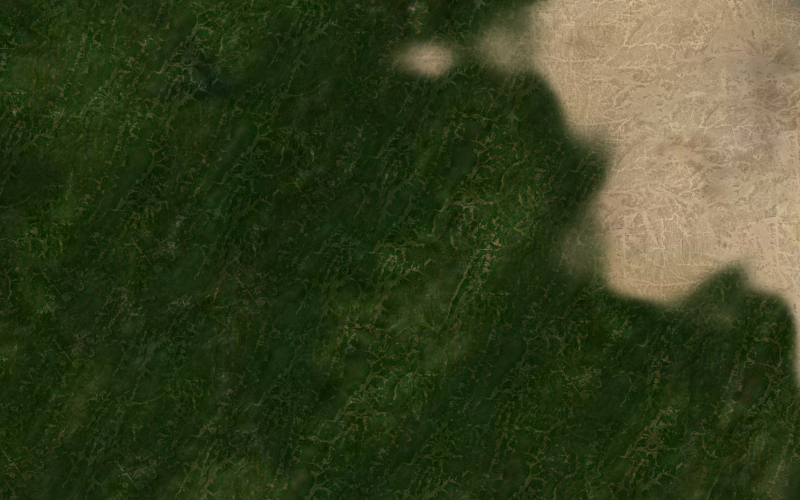
#> input picture artifacts/organic-revision/border-close-inspect.jpg, 1600 x 1000 px, given in place of plains_kansas.jpg, which was not available (shown at 1/2 size)
$ python prepare-organic-terrain.py
#> lines starting #> are read from the running program, lines starting #| are printed output that depends on the picture; pictures that were not available may be replaced by others from this repository, and a replacement may not be noted
"""Build the real-imagery atlas. No generated/AI imagery is used.

Run: python scripts/prepare-organic-terrain.py --source-dir PATH_TO_BM_CROPS
The source URLs and original crops ship beside the atlas for reproducibility.
Requires Pillow; runtime browsers require no Python or third-party imagery service.
"""
import argparse
import json
from pathlib import Path
from PIL import Image, ImageOps

parser = argparse.ArgumentParser()
parser.add_argument('--source-dir', type=Path)
args = parser.parse_args()
out = Path(__file__).resolve().parents[1] / 'frontend/static/tiles/organic'
source = args.source_dir or out / 'sources'
out.mkdir(parents=True, exist_ok=True)
sources = {
  1: ('plains_kansas', None), 2: ('forest_appalachia', None),
  3: ('mountain_alps', (0,230,1024,710)), 4: ('desert_sahara', None),
  5: ('tundra_yamal', None), 6: ('swamp_sudd', None),
  7: ('coastal_redsea', (0,0,400,1024)), 8: ('hills_ethiopia', (0,0,700,1024)),
  9: ('jungle_congo', None), 10: ('grassland_kazakh', None),
  11: ('mountain_alps', (0,230,1024,710)), 12: ('arctic_greenland', None),
}
atlas = Image.new('RGB', (2048,2048), (22,51,69))
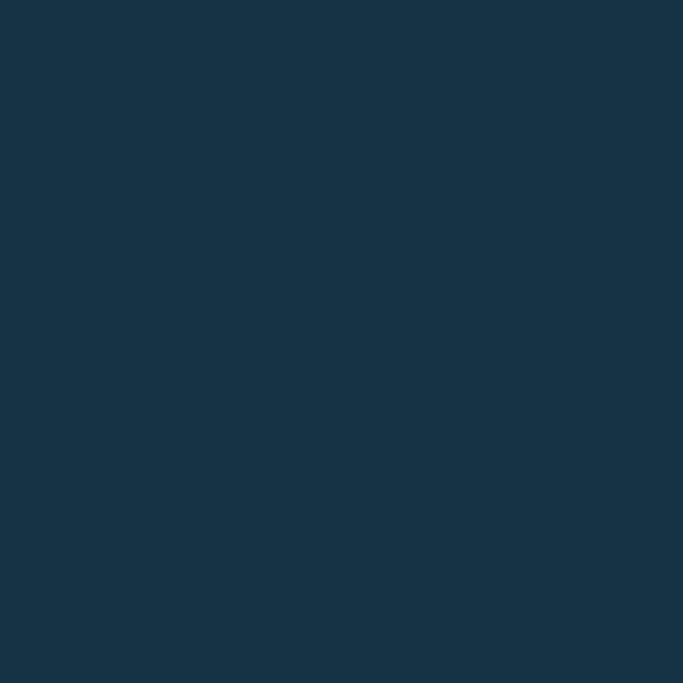
#> atlas: PIL image 2048x2048 RGB (shown at 1/3 size); mean R, G, B 22, 51, 69
for slot,(name,crop) in sources.items():
    im = Image.open(source / (name + '.jpg')).convert('RGB')
#> im is the input picture: PIL image 1600x1000 RGB; mean R, G, B 54.6, 64, 32.2
    if crop: im = im.crop(crop)
    im = ImageOps.fit(im, (510,510), Image.Resampling.LANCZOS)
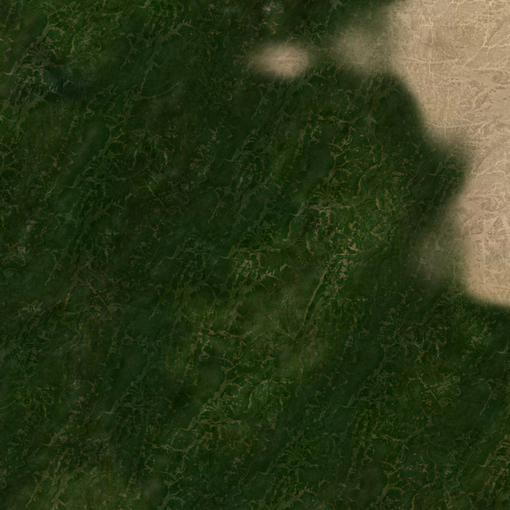
#> im: PIL image 510x510 RGB; mean R, G, B 43.9, 56, 24.5
    # A one-pixel replicated gutter prevents adjacent atlas slots bleeding.
    tile = ImageOps.expand(im, 1)
    tile.paste(im.crop((0,0,510,1)), (1,0))
    tile.paste(im.crop((0,509,510,510)), (1,511))
    tile.paste(tile.crop((1,0,2,512)), (0,0))
    tile.paste(tile.crop((510,0,511,512)), (511,0))
    atlas.paste(tile, ((slot%4)*512,(slot//4)*512))
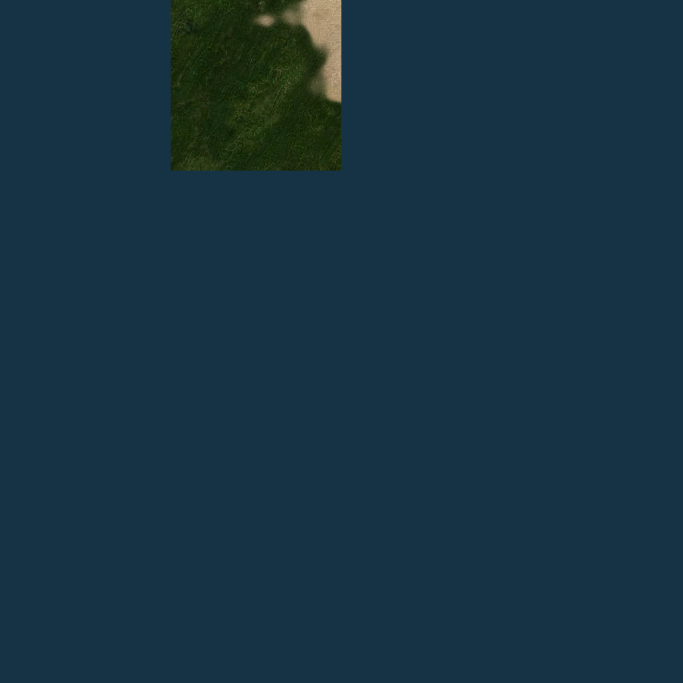
#> atlas: PIL image 2048x2048 RGB (shown at 1/3 size); mean R, G, B 23.4, 51.3, 66.2
#> pass 2 of the loop `for slot,(name,crop) in sources.items():`:
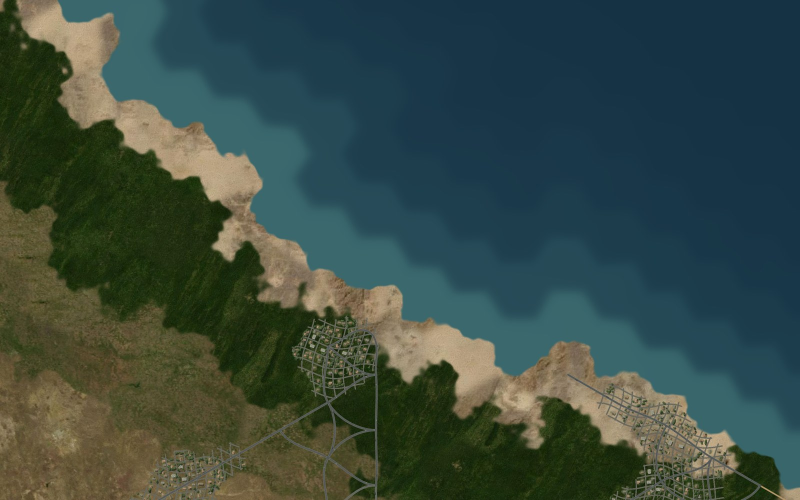
#> input picture artifacts/organic-revision/border-inspect.jpg, 1600 x 1000 px, given in place of forest_appalachia.jpg, which was not available (shown at 1/2 size)
#> im is the input picture: PIL image 1600x1000 RGB; mean R, G, B 55.7, 73.9, 66.6
#> `tile = ImageOps.expand(im, 1)`:
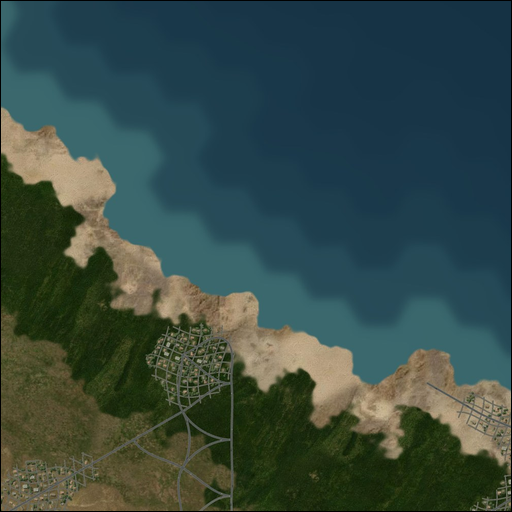
#> tile: PIL image 512x512 RGB; mean R, G, B 54.3, 74.1, 68.5
#> `atlas.paste(tile, ((slot%4)*512,(slot//4)*512))`:
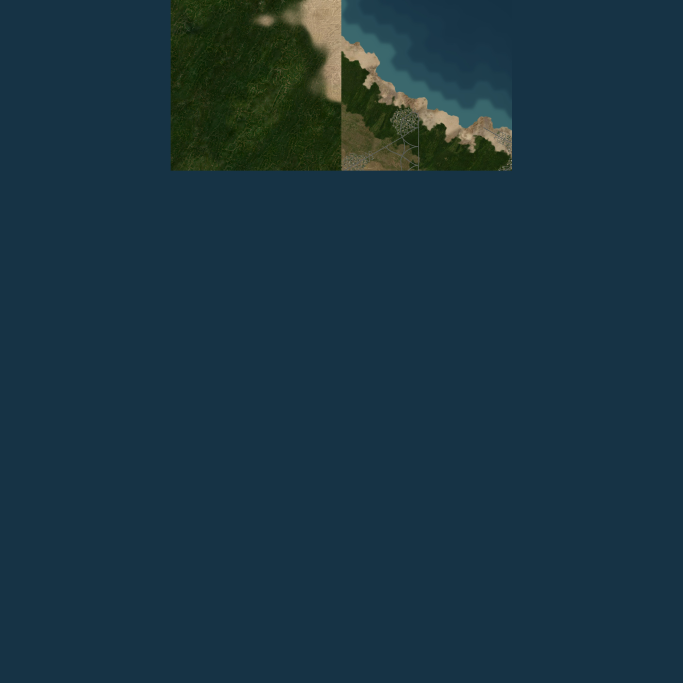
#> atlas: PIL image 2048x2048 RGB (shown at 1/3 size); mean R, G, B 25.4, 52.8, 66.2
#> (the run stopped early here; a loop or call above may not have finished)
